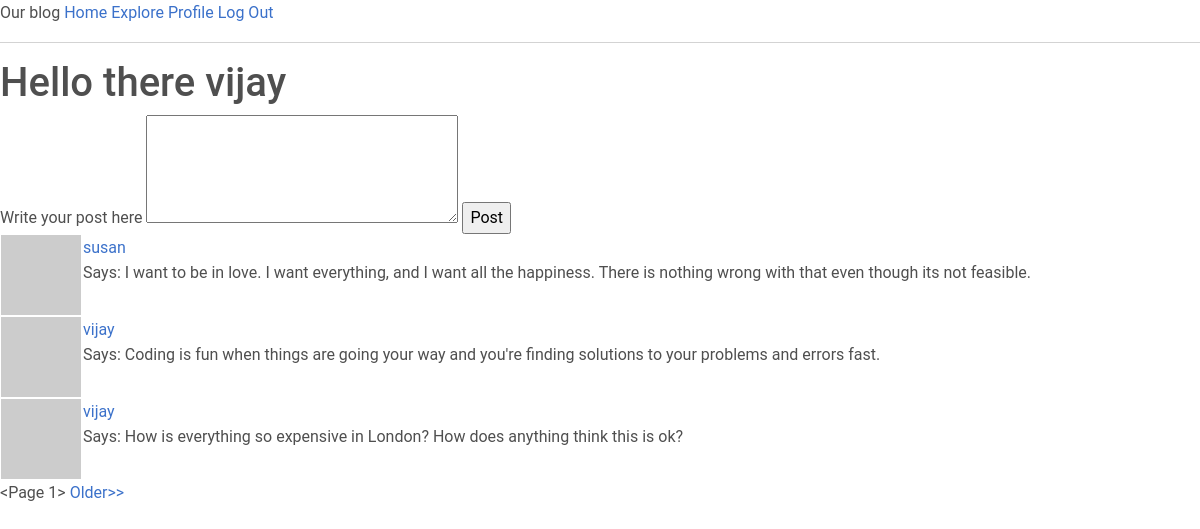
The app's page /index (signed in) with its own data.
### app/models.py (models this page shows, shortened)
class User(UserMixin, db.Model):
    id = db.Column(db.Integer, primary_key = True)
    username = db.Column(db.String(64), index=True, unique = True)
    email = db.Column(db.String(128), index=True, unique = True)
    password_hash = db.Column(db.String(128))
    post = db.relationship('Post', backref='author', lazy='dynamic')
    about_me = db.Column(db.String(140))
    last_seen = db.Column(db.DateTime, default = datetime.now(timezone.utc))
    followed = db.relationship(
        'User',  secondary = followers,
        primaryjoin = (followers.c.follower_id == id),
        secondaryjoin = (followers.c.followed_id == id),
        backref = db.backref('followers', lazy='dynamic'), lazy='dynamic')
    def avatar(self, size):
        digest = md5(self.email.lower().encode('utf-8')).hexdigest()
        return f"https://www.gravatar.com/avatar/4f9fecabbd77fba02d2497f880f44e6f?s={size}&d=identicon"
    def followed_posts(self):
        followed_posts = Post.query.join(
            followers, (Post.user_id == followers.c.followed_id)).filter(
                followers.c.follower_id == self.id)
        return followed_posts.union(self.post).order_by(Post.timestamp.desc())

class Post(db.Model):
    id = db.Column(db.Integer, primary_key = True)
    body = db.Column(db.String(140))
    timestamp = db.Column(db.DateTime, index=True, default = datetime.now(timezone.utc))
    user_id = db.Column(db.Integer, db.ForeignKey('user.id'))

### app/routes.py (the view)
@app.route('/', methods=['GET', 'POST'])
@app.route('/index', methods=['GET', 'POST'])
@login_required
def index():
    form = Postform()
    if form.validate_on_submit():
        post = Post(body=form.post.data, author=current_user)
        db.session.add(post)
        db.session.commit()
        flash('Post submitted')
        return redirect(url_for('index'))
    page = request.args.get('page', 1, type=int)
    posts = current_user.followed_posts().paginate(
        page=page, per_page=app.config['POSTS_PER_PAGE'], error_out=False)
    next_url = url_for('index', page=posts.next_num) \
                        if posts.has_next else None
    prev_url = url_for('index', page=posts.prev_num) \
                        if posts.has_prev else None
    return render_template("index.html", title='Home',
                           posts=posts.items, form=form,
                           next_url=next_url, prev_url=prev_url, page=page)

### app/forms.py
class Postform(FlaskForm):
    post = TextAreaField('Write your post here',
                         validators=[DataRequired(), Length(min=1, max=140)])
    submit = SubmitField('Post')

### app/models.py (called while the page is built)
@login.user_loader
def load_user(id):
    return db.session.get(User, int(id))

### app/routes.py (called while the page is built)
@app.before_request
def before_request():
    if current_user.is_authenticated:
        current_user.last_seen = datetime.now(timezone.utc)
        db.session.commit()

### app/templates/index.html (shortened to what this page needs)
{% extends "base.html" %}
{% block content %}
<h1>Hello there {{ current_user.username}}</h1>
{% if form %}
<form action="" method="POST">
    {{form.post.label()}}
    {{form.post(cols=32, rows=4)}}
    {{form.submit()}}
</form>
{%endif%}
{% for post in posts %}
<div>
    {% include "_post.html"%}
</div>
{% endfor%}
{%if prev_url %}<a href="{{prev_url}}"> &lt;&lt;Latest </a>{%endif%}<span> &lt;Page {{page}}&gt; </span>
{%if next_url %}<a href="{{next_url}}">Older&gt;&gt;</a>{%endif%}
{% endblock %}

### app/templates/_post.html
<table>
    <tr valign='top'>
        <td><img src="{{post.author.avatar(36)}}"></td>
        <td>
           <a href="{{url_for('user_profile', username=post.author.username )}}">
            {{post.author.username}}</a>
            <br>Says: {{post.body}}<br></td>
    </tr>
</table>

### records on screen
User: username "vijay"
Post: author.username "susan", body "I want to be in love. I want everything, and I want all the happiness. There is nothing wrong with that even though its not feasible."
Post: author.username "vijay", body "Coding is fun when things are going your way and you're finding solutions to your problems and errors fast."
Post: author.username "vijay", body "How is everything so expensive in London? How does anything think this is ok?"

### other values on screen
{{ page }} "1"
